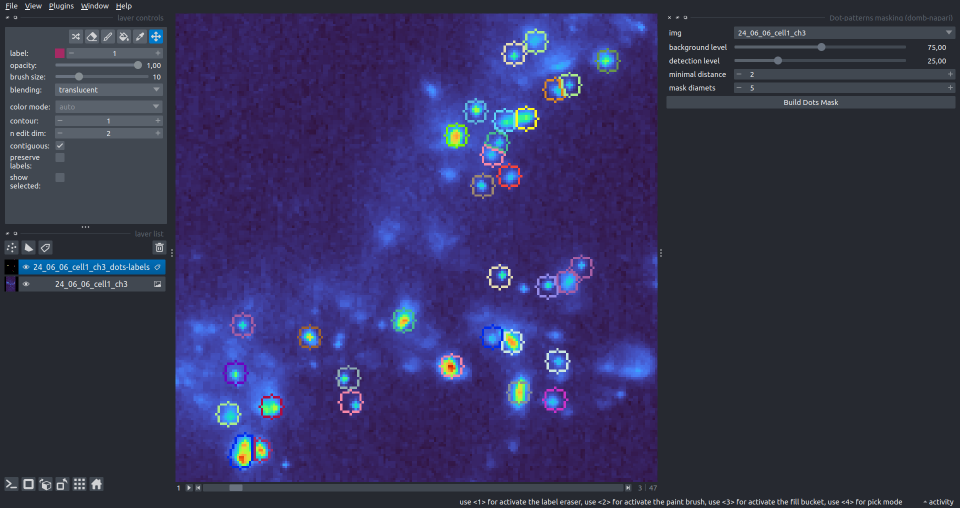
#> input picture images/dots_making.png, 1920 x 1016 px (shown at 1/2 size)
$ python -i preprocess.py   (imports and definitions only)
#> lines starting #> are read from the running program, lines starting #| are printed output that depends on the picture
#> further down, picture is the input picture: shape (1016, 1920, 3); mean B, G, R 88.5, 50.8, 53
""" Preprocessing of image series.

"""
import numpy as np

from scipy import ndimage as ndi
from scipy import optimize

from ._parallel import map_frames


BACKGROUND_METHODS = ('percentile', 'mode', 'mask')


# [95 lines left out: functions _log_parabola_peak, histogram_mode, not called in this run]


def background_levels(input_img:np.ndarray, method:str='percentile',
                      percentile:float=1.0, mask:np.ndarray=None):
    """ Background level of every frame of a stack.

    Parameters
    ----------
    input_img: ndarray [t,x,y]
        input image series
    method: str
        'percentile' - the percentile of frame intensity; the 1st percentile
        lies about 2.3 standard deviations of the background noise below its
        mean, so a positive offset remains after the subtraction;
        'mode' - the highest peak of the intensity histogram, see histogram_mode;
        'mask' - the mean intensity of the pixels of a background mask
    percentile: float
        percentile for the 'percentile' method
    mask: ndarray [x,y]
        background mask for the 'mask' method, all non-zero pixels are
        used as one region regardless of their label values

    Returns
    -------
    levels: ndarray [t]
        float64

    """
#> called with method = 'percentile', percentile = 1
    input_img = np.asarray(input_img)
    if input_img.ndim != 3:
        raise ValueError('Input image for background estimation must be a 3D stack [t,x,y]!')
    flat = input_img.reshape(input_img.shape[0], -1)
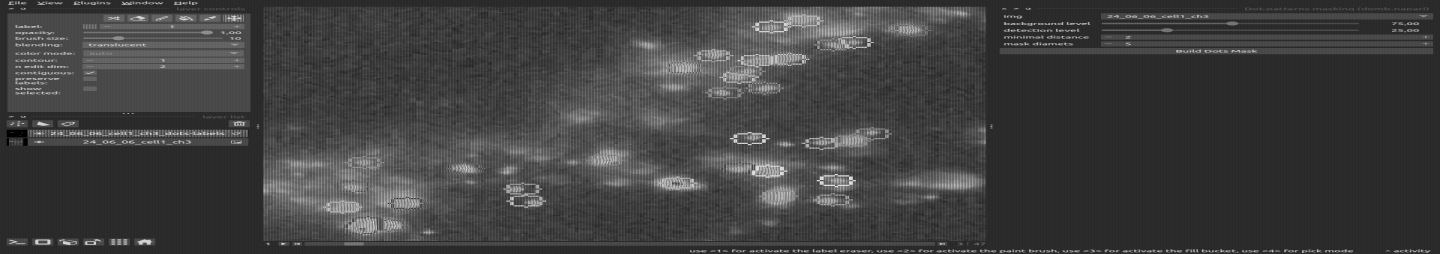
#> flat: shape (1016, 5760) (shown at 1/4 size); min 0, max 255, mean 64.1
    if method == 'percentile':
        return np.nanpercentile(flat, percentile, axis=1).astype(np.float64)
    elif method == 'mode':
        return np.array([histogram_mode(frame) for frame in flat])
    elif method == 'mask':
        if mask is None:
            raise ValueError('Background mask is required for the mask method!')
        mask = np.asarray(mask)
        if mask.shape != input_img.shape[1:]:
            raise ValueError(f'Background mask shape {mask.shape} and frame shape {input_img.shape[1:]} are different!')
        mask = mask != 0
        if not mask.any():
            raise ValueError('Background mask is empty!')
        with np.errstate(invalid='ignore'):
            levels = np.nanmean(input_img[:, mask], axis=1, dtype=np.float64)
        if not np.all(np.isfinite(levels)):
            raise ValueError('Background mask contains no finite pixels in some frames!')
        return levels
    raise ValueError(f"Unknown background method {method}! Use one of {BACKGROUND_METHODS}.")


def back_substr(input_img:np.ndarray, percentile:float=1.0, method:str='percentile',
                mask:np.ndarray=None, return_levels:bool=False):
    """ Frame-wise background subtraction.

    The result is signed and is not clipped at zero: clipping rectifies the
    noise of dim pixels and biases mean intensities of regions, which then
    propagates to every ratio (FRET efficiency, dF/F0).

    Parameters
    ----------
    input_img: ndarray [t,x,y]
        input image series
    percentile: float
        percentile of frame intensity for the 'percentile' method
    method: str
        'percentile', 'mode' or 'mask', see background_levels
    mask: ndarray [x,y]
        background mask for the 'mask' method
    return_levels: bool
        also return the subtracted level of every frame

    Returns
    -------
    output_img: ndarray [t,x,y]
        background subtracted image series, float32
    levels: ndarray [t]
        if return_levels

    """
    input_img = np.asarray(input_img)
    levels = background_levels(input_img, method=method, percentile=percentile, mask=mask)
#> levels = 1016 values, max 38 at index 0, min 0 at index 519, mean 29.01
    output_img = (input_img - levels[:, np.newaxis, np.newaxis]).astype(np.float32)
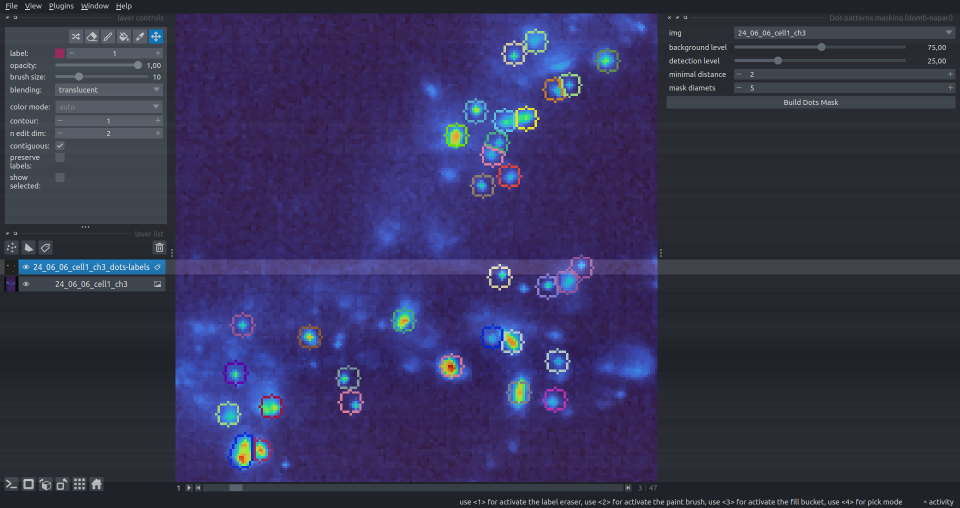
#> output_img: shape (1016, 1920, 3) float32 (shown at 1/2 size); mean B, G, R 59.4, 21.9, 23.9; drawn with min black and max white
    if return_levels:
        return output_img, levels
    return output_img


# [9 lines left out: function median_filter_stack, not called in this run]


def _exp(x, a, b, c):
    return a * np.exp(-b * x) + c


def _bi_exp(x, a, b, c, d, e):
    return a * np.exp(-b * x) + c * np.exp(-d * x) + e


# [79 lines left out: functions bleaching_fit, pb_correction, not called in this run]

>>> import cv2
>>> picture = cv2.imread('../../../images/dots_making.png')
>>> result = back_substr(picture)

$ run again, on images/fret_norm.png
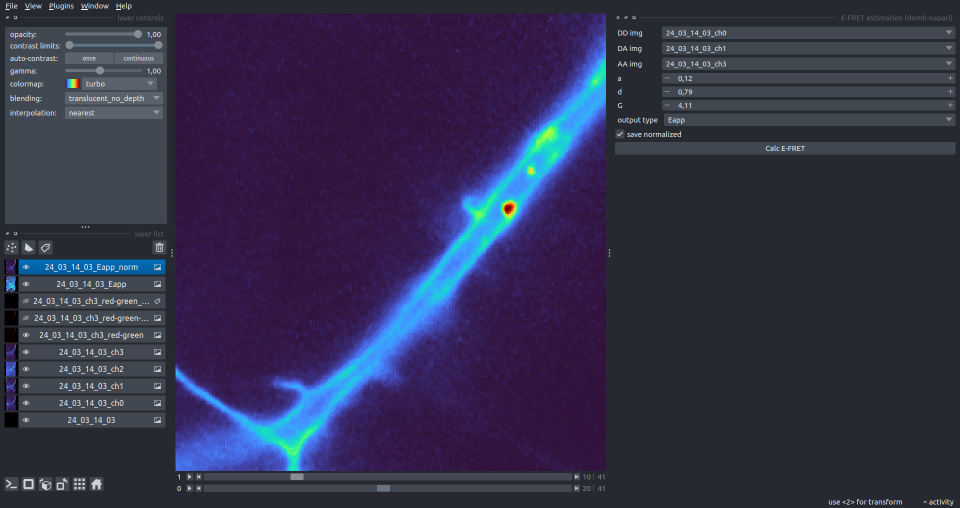
#> input picture images/fret_norm.png, 1920 x 1016 px (shown at 1/2 size)
#> picture is the input picture: shape (1016, 1920, 3); mean B, G, R 75.8, 49, 50.2
#> in background_levels, `flat = input_img.reshape(input_img.shape[0], -1)`:
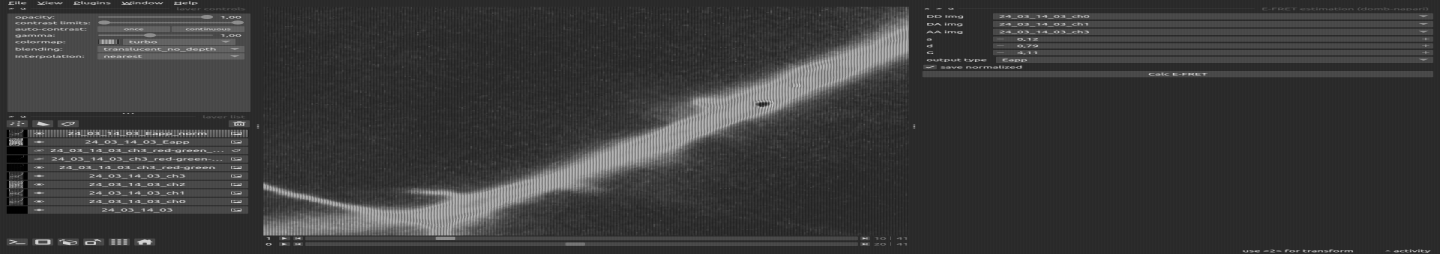
#> flat: shape (1016, 5760) (shown at 1/4 size); min 0, max 255, mean 58.3
#> levels = 1016 values, max 38 at index 0, min 0 at index 519, mean 17.41
#> in back_substr, `output_img = (input_img - levels[:, np.newaxis, np.newaxis]).astype(np..`:
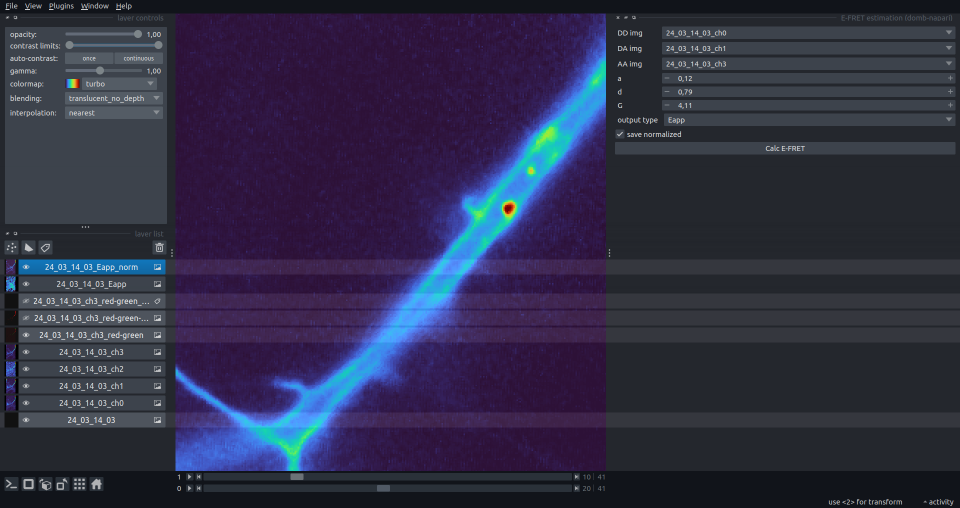
#> output_img: shape (1016, 1920, 3) float32 (shown at 1/2 size); mean B, G, R 58.6, 31.8, 33; drawn with min black and max white

$ run again, on images/fret_raw.png
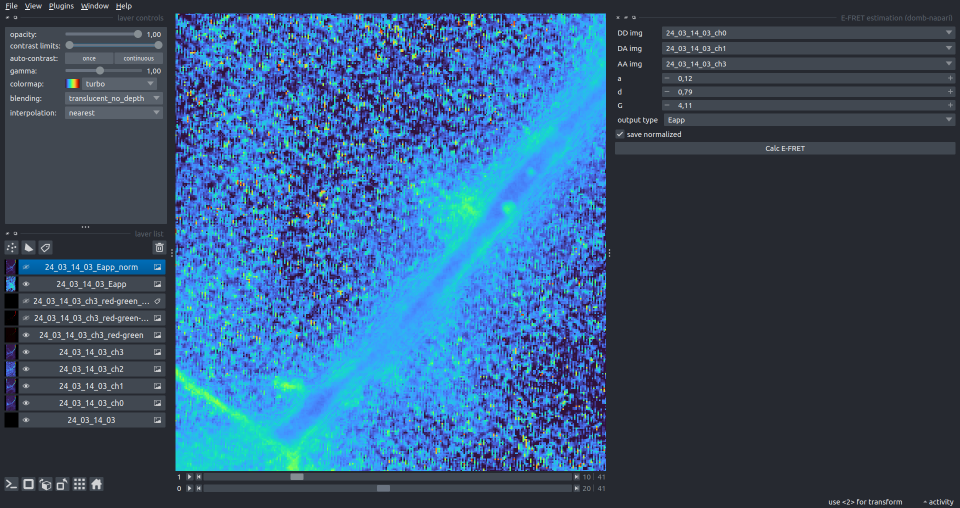
#> input picture images/fret_raw.png, 1920 x 1016 px (shown at 1/2 size)
#> picture is the input picture: shape (1016, 1920, 3); mean B, G, R 118.7, 85.2, 52.5
#> in background_levels, `flat = input_img.reshape(input_img.shape[0], -1)`:
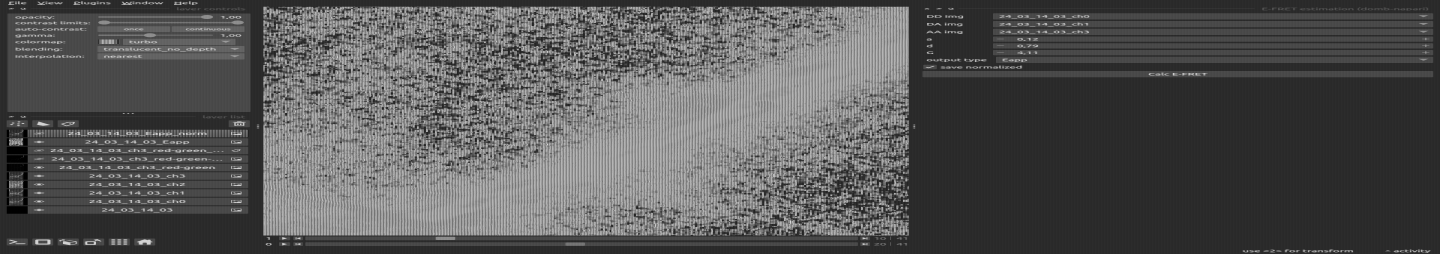
#> flat: shape (1016, 5760) (shown at 1/4 size); min 0, max 255, mean 85.5
#> levels = 1016 values, max 38 at index 0, min 0 at index 519, mean 19.4
#> in back_substr, `output_img = (input_img - levels[:, np.newaxis, np.newaxis]).astype(np..`:
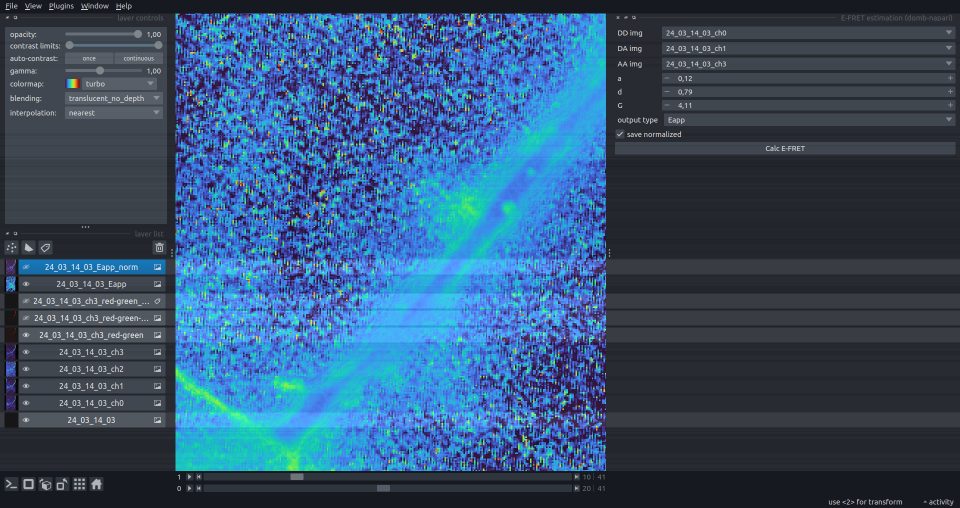
#> output_img: shape (1016, 1920, 3) float32 (shown at 1/2 size); mean B, G, R 100.3, 65.6, 33.3; drawn with min black and max white

$ run again, on images/pic_0.png
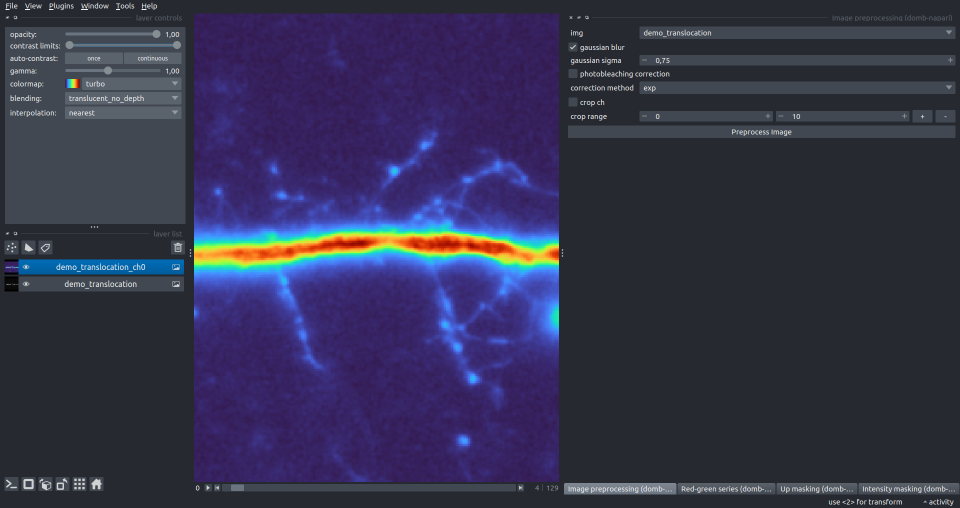
#> input picture images/pic_0.png, 1920 x 1016 px (shown at 1/2 size)
#> picture is the input picture: shape (1016, 1920, 3); mean B, G, R 78.4, 51.6, 52.2
#> in background_levels, `flat = input_img.reshape(input_img.shape[0], -1)`:
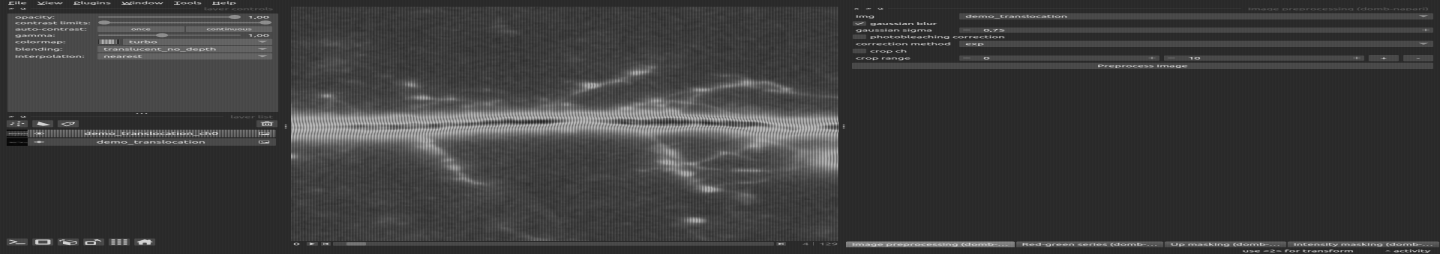
#> flat: shape (1016, 5760) (shown at 1/4 size); min 0, max 255, mean 60.7
#> levels = 1016 values, max 38 at index 0, min 0 at index 519, mean 29.84
#> in back_substr, `output_img = (input_img - levels[:, np.newaxis, np.newaxis]).astype(np..`:
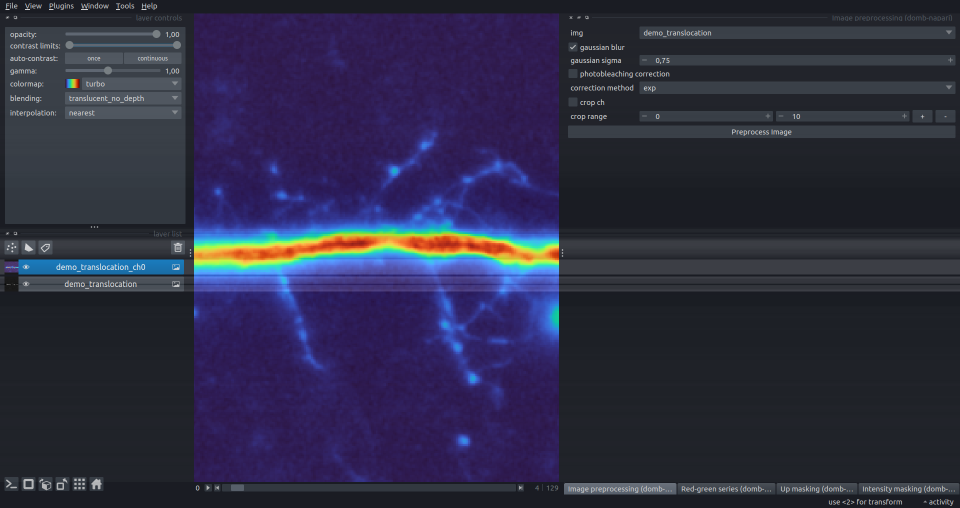
#> output_img: shape (1016, 1920, 3) float32 (shown at 1/2 size); mean B, G, R 48.5, 21.7, 22.5; drawn with min black and max white
